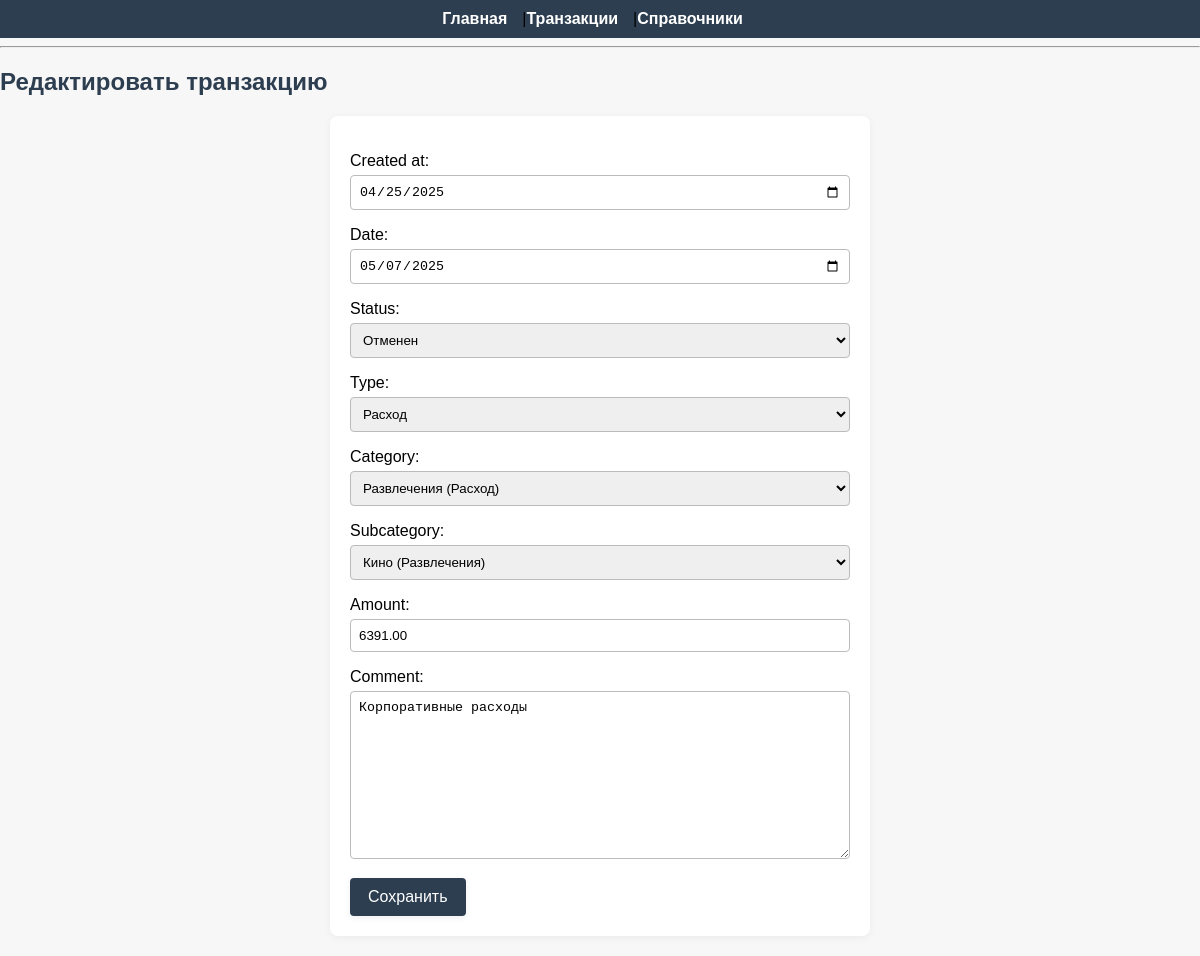
Page /transactions/15/edit/ on the committed database.
### transactions/models.py (models this page shows, shortened)
class Transaction(models.Model):
    created_at = models.DateField(default=timezone.now)
    date = models.DateField()
    status = models.ForeignKey(Status, on_delete=models.PROTECT)
    type = models.ForeignKey(Type, on_delete=models.PROTECT)
    category = models.ForeignKey(Category, on_delete=models.PROTECT)
    subcategory = models.ForeignKey(SubCategory, on_delete=models.PROTECT)
    amount = models.DecimalField(max_digits=12, decimal_places=2)
    comment = models.TextField(blank=True, null=True)

### transactions/views.py (the view)
# urls.py: path('transactions/<int:transaction_id>/edit/', views.transaction_edit, name='transaction_edit'),
def transaction_edit(request, transaction_id):
    transaction = get_object_or_404(Transaction, id=transaction_id)
    if request.method == 'POST':
        form = TransactionForm(request.POST, instance=transaction)
        if form.is_valid():
            form.save()
            return redirect('transaction_list')
    else:
        form = TransactionForm(instance=transaction)
    return render(request, 'transactions/transaction_form.html', {'form': form, 'is_edit': True})

### transactions/forms.py (shortened to what this page needs)
class TransactionForm(forms.ModelForm):
    class Meta:
        model = Transaction
        fields = ['created_at', 'date', 'status', 'type', 'category', 'subcategory', 'amount', 'comment']
        widgets = {
            'created_at': forms.DateInput(attrs={'type': 'date'}),
            'date': forms.DateInput(attrs={'type': 'date'}),
        }

### transactions/models.py (called while the page is built)
    def __str__(self):
        return self.name

    def __str__(self):
        return self.name

    def __str__(self):
        return f"{self.name} ({self.type.name})"

    def __str__(self):
        return f"{self.name} ({self.category.name})"

### transactions/templates/transactions/transaction_form.html (shortened to what this page needs)
{% extends "transactions/base.html" %}
{% block content %}
<h2>{% if is_edit %}Редактировать{% else %}Добавить{% endif %} транзакцию</h2>
<form method="post">
    <p>{{ form.created_at.label_tag }} {{ form.created_at }}</p>
    <p>{{ form.date.label_tag }} {{ form.date }}</p>
    <p>{{ form.status.label_tag }} {{ form.status }}</p>
    <p>{{ form.type.label_tag }} {{ form.type }}</p>
    <p>
        {{ form.category.label_tag }}
        <select name="{{ form.category.html_name }}" id="{{ form.category.id_for_label }}">
            {% for option in form.category.field.queryset %}
                <option value="{{ option.pk }}" data-type="{{ option.type_id }}"
                    {% if form.category.value|stringformat:"s" == option.pk|stringformat:"s" %}selected{% endif %}>
                    {{ option }}
                </option>
            {% endfor %}
        </select>
    </p>
    <p>
        {{ form.subcategory.label_tag }}
        <select name="{{ form.subcategory.html_name }}" id="{{ form.subcategory.id_for_label }}">
            {% for option in form.subcategory.field.queryset %}
                <option value="{{ option.pk }}" data-category="{{ option.category_id }}"
                    {% if form.subcategory.value|stringformat:"s" == option.pk|stringformat:"s" %}selected{% endif %}>
                    {{ option }}
                </option>
            {% endfor %}
        </select>
    </p>
    <p>{{ form.amount.label_tag }} {{ form.amount }}</p>
    <p>{{ form.comment.label_tag }} {{ form.comment }}</p>
    <button type="submit">Сохранить</button>
</form>
{% endblock %}

### static/css/style.css (style rules this page uses)
body { font-family: Arial, sans-serif; background: #f7f7f7; margin: 0; padding: 0; }
h2, h3 { color: #2d3e50; }
form { margin-left: auto; margin-right: auto; display: block; background: #fff; padding: 20px; border-radius: 8px; margin-bottom: 20px; box-shadow: 0 2px 8px rgba(0,0,0,0.05); max-width: 500px; }
form p { margin-bottom: 15px; }
input[type="text"], input[type="date"], input[type="number"], select, textarea { width: 100%; padding: 8px; border: 1px solid #bbb; border-radius: 4px; box-sizing: border-box; margin-top: 5px; }
button, input[type="submit"], a.button-link { background: #2d3e50; color: #fff; border: none; padding: 10px 18px; border-radius: 4px; cursor: pointer; font-size: 1em; }
button, input[type="submit"], a.button-link { transition: background 0.2s, box-shadow 0.2s, transform 0.1s; box-shadow: 0 2px 6px rgba(45,62,80,0.08); }
body, form, table, .filter-form { animation: fadeIn 0.7s ease; }

### rows in the picture
Transaction: created_at "04/25/2025", date "05/07/2025", status "Отменен", type "Расход", amount "6391.00", comment "Корпоративные расходы"

### other values in the picture
form field category "Развлечения (Расход)"
form field subcategory "Кино (Развлечения)"
